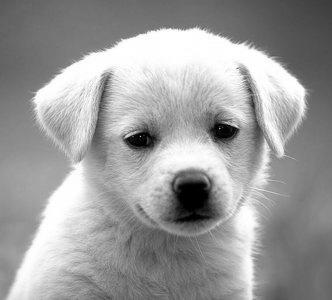
#> input picture Machine-Learning/4/Activities/06-Intro_CNN/Resources/dog.jpg, 332 x 300 px
$ jupyter execute Intro_CNN.ipynb
#> lines starting #> are read from the running program, lines starting #| are printed output that depends on the picture
## Image Processing using convolution

Each pixel in original image undergoes a transformation.

Using a fixed 'kernel', for example
\begin{equation*}
kernel = \begin{bmatrix}
0 & 0 & 0 \\
0 & 2 & 0 \\
0 & 0 & 0
\end{bmatrix}
\end{equation*}

For each pixel create a matrix centered around it with dimensions of the kernel and do element-wise multiplaction

Replace the value of the pixel with avereage, or max, or min

[cell 1]
from PIL import Image
import numpy as np

from skimage import io
from skimage import data
from scipy.signal import convolve2d

[cell 2]
# scans across image in 3x3 chuncks and multiplies each pixel value by 0.1
# Then we sum the 3x3 chunk

kernel_1 = [[0,0,0],
          [0,1,0],
          [0,0,0]]

kernel_2 = [[0.1,0.1,0.1],
          [0.1,0.1,0.1],
          [0.1,0.1,0.1]]

kernel_3 = [[0,0,0],
          [0,2,0],
          [0,0,0]]

kernel_sharp = np.array([[0,-1,0],[-1,5,-1],[0,-1,0]])

kernel_edge = np.array([[-1,-1,-1],[-1,8,-1],[-1,-1,-1]])

kernel_reduce_noise = 1/9.*np.array([[1,1,1],[1,1,1],[1,1,1]])

[cell 3]
image = io.imread('../Resources/dog.jpg', as_gray=True)
#> image is the input picture: shape (300, 332) float64; min 0, max 1, mean 0.611

[cell 4]
image.shape
#> Out = (300, 332)

[cell 5]
# new_image = convolve2d(image, kernel_1).clip(0.0, 1.0)
io.imshow(image)

[cell 6]
new_image = convolve2d(image, kernel_edge).clip(0.0, 1.0)
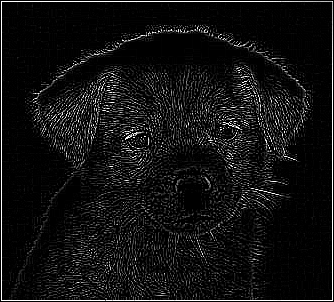
#> new_image: shape (302, 334) float64; min 0, max 1, mean 0.0719
io.imshow(new_image)

[cell 7]
# 0 padding applied around original image
new_image.shape
#> Out = (302, 334)

[cell 8]
new_image = convolve2d(image, kernel_2).clip(0.0, 1.0)
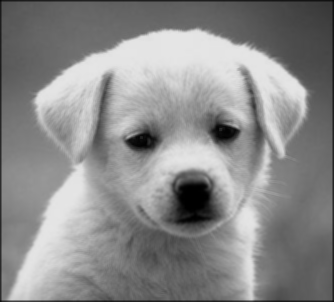
#> new_image: shape (302, 334) float64; min 0, max 0.9, mean 0.543
io.imshow(new_image)

[cell 9]
new_image = convolve2d(image, kernel_3).clip(0.0, 1.0)
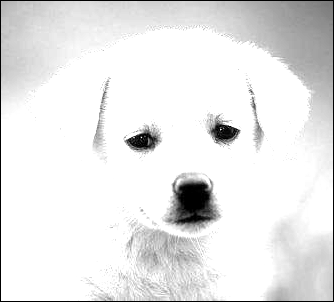
#> new_image: shape (302, 334) float64; min 0, max 1, mean 0.907
io.imshow(new_image)

[cell 10]
new_image = convolve2d(image, kernel_sharp).clip(0.0, 1.0)
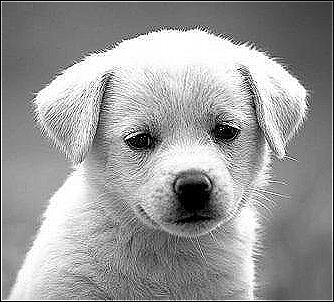
#> new_image: shape (302, 334) float64; min 0, max 1, mean 0.604
io.imshow(new_image)

[cell 11]
new_image = convolve2d(image, kernel_edge).clip(0.0, 1.0)
io.imshow(new_image)

[cell 12]
# apply sharpen and edge
i_sharpen = convolve2d(image, kernel_sharp).clip(0.0, 1.0)
i_edge = convolve2d(i_sharpen, kernel_edge).clip(0.0, 1.0)
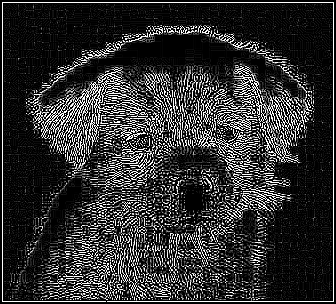
#> i_edge: shape (304, 336) float64; min 0, max 1, mean 0.192
io.imshow(i_edge)

[cell 13]
# apply sharpen and edge and reduce noise
i_sharpen = convolve2d(image, kernel_sharp).clip(0.0, 1.0)
i_edge = convolve2d(i_sharpen, kernel_edge).clip(0.0, 1.0)
i_reduce_noise = convolve2d(i_edge, kernel_reduce_noise).clip(0.0, 1.0)
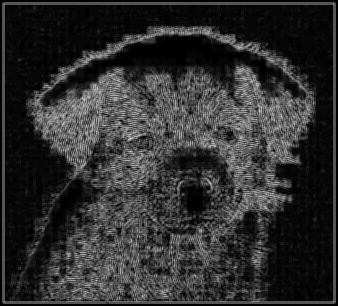
#> i_reduce_noise: shape (306, 338) float64; min 0, max 0.827, mean 0.19
io.imshow(i_reduce_noise)
